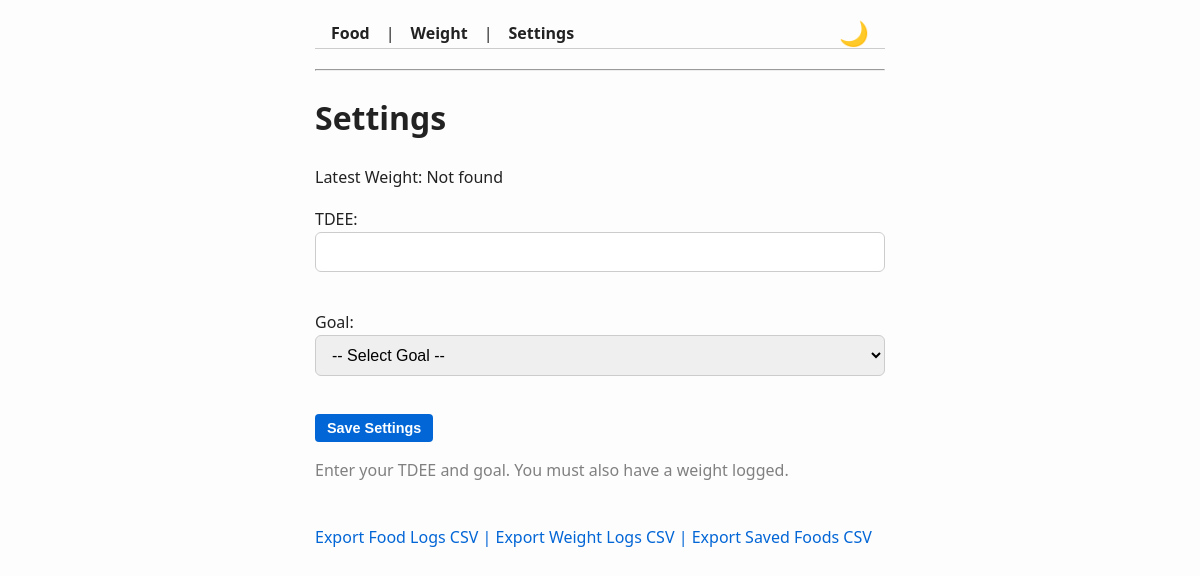
The app's page /settings, older data.
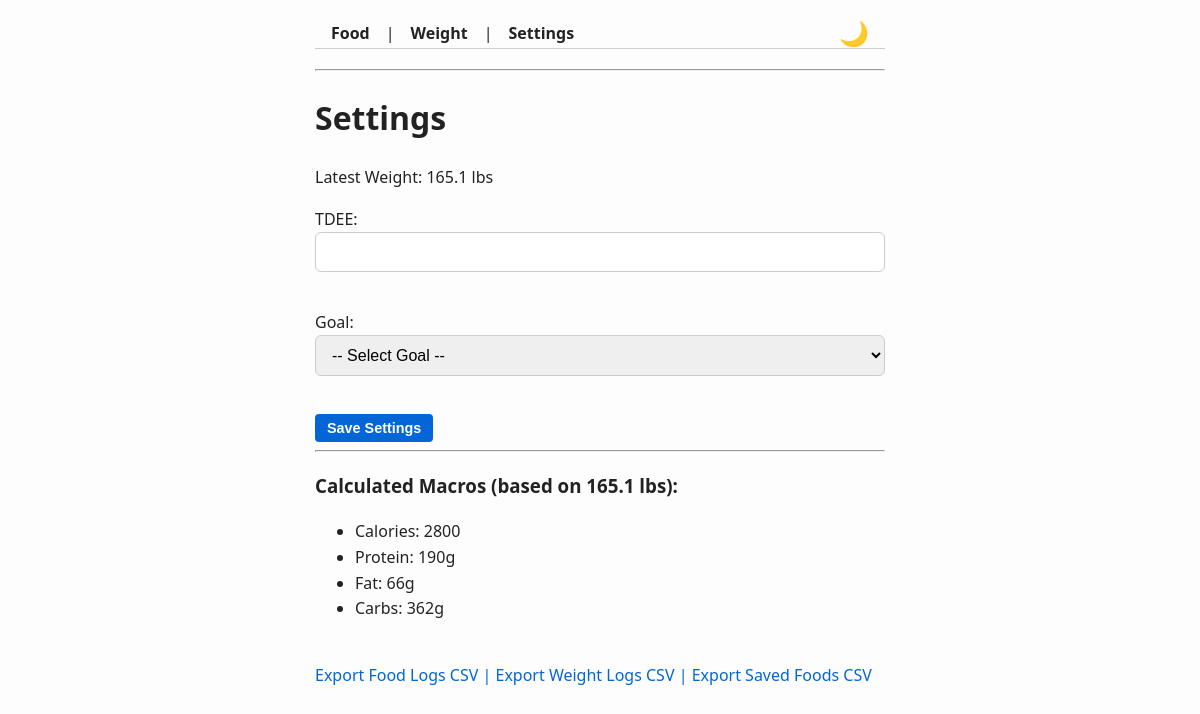
The same page, newer data.
### tables this page shows
CREATE TABLE weight_logs (
    id INTEGER PRIMARY KEY AUTOINCREMENT,
    date TEXT NOT NULL,
    time_of_day TEXT NOT NULL CHECK(time_of_day IN ('morning', 'night')),
    weight REAL NOT NULL
);

CREATE TABLE tdee_settings (
    id INTEGER PRIMARY KEY AUTOINCREMENT,
    tdee INTEGER,
    goal TEXT,
    last_updated TIMESTAMP
);

### main.py (the view, shortened to what this page needs)
@app.route("/settings", methods=["GET", "POST"])
def settings():
    macros = {}
    latest_weight = get_latest_weight()
    tdee = goal = None
    with sqlite3.connect(DB_NAME) as conn:
        cur = conn.cursor()
        cur.execute("SELECT tdee, goal FROM tdee_settings ORDER BY last_updated DESC LIMIT 1")
        row = cur.fetchone()
        if row:
            tdee, goal = row
    if latest_weight:
        macros["weight"] = latest_weight
    if tdee and goal and latest_weight:
        protein = round(latest_weight * PROTEIN_MULTIPLIERS[goal])
        fat = round(latest_weight * FAT_MULTIPLIERS[goal])
        carbs = round((int(tdee) - (protein * 4 + fat * 9)) / 4)
        macros.update({
            "protein": protein,
            "fat": fat,
            "carbs": carbs,
            "tdee": tdee,
            "goal": goal
        })
    return render_template("settings.html", title="Settings", macros=macros)

### main.py (called while the page is built)
def init_db():
    if not os.path.exists(DB_NAME):
        with sqlite3.connect(DB_NAME) as conn:
            with open("schema.sql", "r") as f:
                conn.executescript(f.read())

@app.before_request
def before_request():
    init_db()

def get_latest_weight():
    with sqlite3.connect(DB_NAME) as conn:
        cur = conn.cursor()
        cur.execute("""
            SELECT weight FROM weight_logs
            ORDER BY date DESC,
                     CASE time_of_day
                         WHEN 'morning' THEN 1
                         WHEN 'night' THEN 0
                         ELSE 2
                     END
            LIMIT 1
        """)
        row = cur.fetchone()
        return row[0] if row else None

### templates/settings.html (shortened to what this page needs)
{% extends "base.html" %}
{% block content %}
<p>Latest Weight: {% if macros.weight %}{{ macros.weight }} lbs{% else %}Not found{% endif %}</p>
<form method="POST">
    <label>TDEE:</label><br>
    <input type="number" name="tdee" required><br><br>
    <label>Goal:</label><br>
    <select name="goal" required>
        <option value="">-- Select Goal --</option>
    </select><br><br>
    <button type="submit">Save Settings</button>
</form>
{% if macros %}
<hr>
<h3>Calculated Macros (based on {{ macros.weight }} lbs):</h3>
<ul>
    <li>Calories: {{ macros.tdee }}</li>
    <li>Protein: {{ macros.protein }}g</li>
    <li>Fat: {{ macros.fat }}g</li>
    <li>Carbs: {{ macros.carbs }}g</li>
</ul>
{% elif macros == {} %}
<p style="color: gray">Enter your TDEE and goal. You must also have a weight logged.</p>
{% endif %}
{% endblock %}

### templates/base.html (shortened to what this page needs)
<!DOCTYPE html>
<html lang="en">
<head>
    <link rel="stylesheet" href="{{ url_for('static', filename='style.css') }}">
</head>
<body>
    <nav class="navbar">
        <div class="nav-links">
            <a href="/food">Food</a> |
            <a href="/weight">Weight</a> |
            <a href="/settings">Settings</a>
        </div>
        <button id="darkModeToggle">🌙</button>
    </nav>
    <hr>
    <h1>{{ title }}</h1>
    {% block content %}{% endblock %}
</body>
<br>
<foot>
    <a href="{{ url_for('export_food_logs') }}">Export Food Logs CSV</a>
    <a>|</a>
    <a href="{{ url_for('export_weight_logs') }}">Export Weight Logs CSV</a>
    <a>|</a>
    <a href="{{ url_for('export_saved_foods') }}">Export Saved Foods CSV</a>
</foot>
</html>

### static/style.css (style rules this page uses)
* { box-sizing: border-box; }
body { font-family: 'Segoe UI', Tahoma, Geneva, Verdana, sans-serif; max-width: 600px; margin: 0 auto; padding: 20px 15px; background-color: #fdfdfd; color: #222; line-height: 1.6; transition: background-color 0.3s ease, color 0.3s ease; }
a { color: #0366d6; text-decoration: none; transition: color 0.3s ease; }
nav.navbar { display: flex; align-items: center; justify-content: space-between; padding: 0 1rem; margin-bottom: 20px; border-bottom: 1px solid #ccc; }
nav.navbar .nav-links { display: flex; gap: 1rem; }
nav.navbar .nav-links a { color: inherit; font-weight: 600; font-size: 1rem; }
#darkModeToggle { cursor: pointer; background: none; border: none; font-size: 1.5rem; padding: 0; color: inherit; transition: color 0.3s ease; }
input[type="text"], input[type="number"], input[type="date"], select { width: 100%; padding: 10px 12px; margin-bottom: 12px; border: 1px solid #ccc; border-radius: 6px; font-size: 1rem; transition: border-color 0.2s ease; }
button { padding: 12px 20px; border-radius: 6px; border: none; background-color: #0366d6; color: white; font-weight: 600; font-size: 1rem; cursor: pointer; transition: background-color 0.3s ease; }
form button[type="submit"] { padding: 6px 12px; font-size: 0.9rem; border-radius: 4px; }

Row changes from the older to the newer data that the page shows:
added weight_logs: weight "165.1"
added tdee_settings: tdee "2800"
Text that changed along with them:
{{ macros.protein }}: (not shown) → "190"
{{ macros.fat }}: (not shown) → "66"
{{ macros.carbs }}: (not shown) → "362"
text no longer shown: "Not found Enter your TDEE and goal. You must also have a weight logged."
text now shown: "lbs Calculated Macros (based on lbs): Calories: Protein: g Fat: g Carbs: g"
